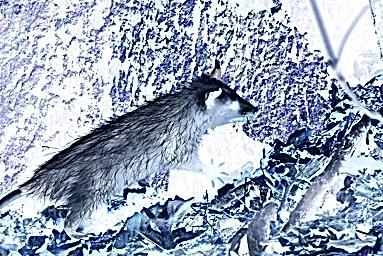
#> input picture Лабораторная3/Image-68-1c19cc.jpg, 383 x 256 px
$ python lab3_task.py
#> lines starting #> are read from the running program, lines starting #| are printed output that depends on the picture; after the words box and inside, x2 and y2 are one past the last pixel; in counts of white or black regions, pixels touching at a corner belong together
# -*- coding: utf-8 -*-
"""
Лабораторная работа 3. Цифровая обработка изображений.
Студент: Лебедев Константин, Группа: 24ВВИм2

Задания:
1. Image-68-1c19cc.jpg - улучшить методами из 2 и 3 лабораторных (инверсия, фильтры).
2. k23_s.jpg - удалить линии, чтобы текст можно было перевести.

"""

import os
import cv2 as cv
import numpy as np
import matplotlib.pyplot as plt

# Определяем директорию скрипта для корректных путей
SCRIPT_DIR = os.path.dirname(os.path.abspath(__file__))

# Настройки графиков
plt.rcParams["figure.figsize"] = [12, 8]
plt.ioff()

def getPSNR(I1, I2):
    s1 = cv.absdiff(I1, I2)
    s1 = np.float32(s1)
    s1 = s1 * s1
    sse = s1.sum()
    if sse <= 1e-10:
        return 0
    else:
        shape = I1.shape
        p = 1
        for i in shape:
            p *= i
        mse = 1.0 * sse / p
        psnr = 10.0 * np.log10((255 * 255) / mse)
        return psnr

def getSSIM(i1, i2):
    C1 = 6.5025
    C2 = 58.5225
    I1 = np.float32(i1)
    I2 = np.float32(i2)
    mu1 = cv.GaussianBlur(I1, (11, 11), 1.5)
    mu2 = cv.GaussianBlur(I2, (11, 11), 1.5)
    mu1_2 = mu1 * mu1
    mu2_2 = mu2 * mu2
    mu1_mu2 = mu1 * mu2
    sigma1_2 = cv.GaussianBlur(I1*I1, (11, 11), 1.5) - mu1_2
    sigma2_2 = cv.GaussianBlur(I2*I2, (11, 11), 1.5) - mu2_2
    sigma12 = cv.GaussianBlur(I1*I2, (11, 11), 1.5) - mu1_mu2
    t1 = 2 * mu1_mu2 + C1
    t2 = 2 * sigma12 + C2
    t3 = t1 * t2
    t1 = mu1_2 + mu2_2 + C1
    t2 = sigma1_2 + sigma2_2 + C2
    t1 = t1 * t2
    ssim_map = cv.divide(t3, t1)
    ssim = cv.mean(ssim_map)[:3]
    return ssim

# ЗАДАНИЕ 1: Улучшение Image-68-1c19cc.jpg

print("=" * 60)
print("ЗАДАНИЕ 1: Улучшение Image-68-1c19cc.jpg")
print("=" * 60)

img1_path = os.path.join(SCRIPT_DIR, 'Image-68-1c19cc.jpg')
img1 = cv.imdecode(np.fromfile(img1_path, dtype=np.uint8), cv.IMREAD_COLOR)
#> img1 is the input picture: shape (256, 383, 3); mean B, G, R 185.9, 167, 155.2
img1_rgb = cv.cvtColor(img1, cv.COLOR_BGR2RGB)

# 1. Инверсия цветов (как в задании - негатив)
inverted = cv.bitwise_not(img1)
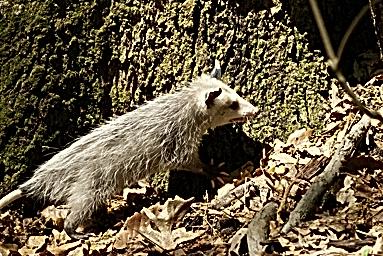
#> inverted: shape (256, 383, 3); mean B, G, R 69.1, 88, 99.8
inverted_rgb = cv.cvtColor(inverted, cv.COLOR_BGR2RGB)

# 2. Переход в оттенки серого
gray = cv.cvtColor(inverted, cv.COLOR_BGR2GRAY)

# 3. Медианный фильтр (из раздела 2.2 примера) - убираем шум
median_5 = cv.medianBlur(gray, 5)
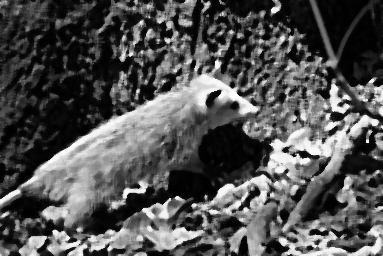
#> median_5: shape (256, 383); min 0, max 253, mean 82

# 4. Повышение резкости (из раздела 3.2 примера)
# Ядро 1: центральное 9, остальные -1
kernel_sharp = np.asarray([[-1, -1, -1],
                           [-1, 9, -1],
                           [-1, -1, -1]])

result1 = cv.filter2D(median_5, -1, kernel_sharp)
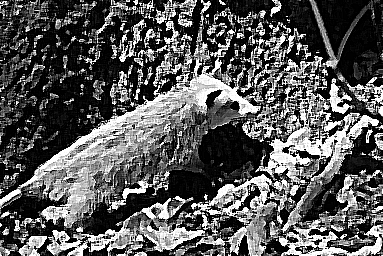
#> result1: shape (256, 383); min 0, max 255, mean 88.4

# Визуализация
plt.figure(figsize=(15, 5))
plt.subplot(1, 4, 1)
plt.imshow(img1_rgb)
plt.title('Оригинал (негатив)')
plt.axis('off')

plt.subplot(1, 4, 2)
plt.imshow(inverted_rgb)
plt.title('После инверсии')
plt.axis('off')

plt.subplot(1, 4, 3)
plt.imshow(median_5, cmap='gray')
plt.title('Медианный фильтр 5x5')
plt.axis('off')

plt.subplot(1, 4, 4)
plt.imshow(result1, cmap='gray')
plt.title('Итог (Медианный + Резкость)')
plt.axis('off')

plt.tight_layout()
plt.savefig(os.path.join(SCRIPT_DIR, 'step_task1.png'), dpi=100)
plt.close()

# Сохраняем результат
res1_path = os.path.join(SCRIPT_DIR, 'Image-68-1c19cc_result.jpg')
cv.imencode('.jpg', result1)[1].tofile(res1_path)
print("Сохранено: Image-68-1c19cc_result.jpg")

# ЗАДАНИЕ 2: Удаление линий с k23_s.jpg
# Метод: Частотная фильтрация (Фурье)

print("\n" + "=" * 60)
print("ЗАДАНИЕ 2: Удаление линий с k23_s.jpg (Метод Фурье)")
print("=" * 60)

img2_path = os.path.join(SCRIPT_DIR, 'k23_s.jpg')
img2 = cv.imdecode(np.fromfile(img2_path, dtype=np.uint8), cv.IMREAD_COLOR)
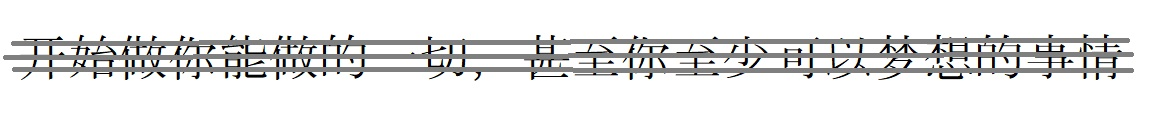
#> input picture Лабораторная3/k23_s.jpg, 1154 x 124 px
#> img2 is the input picture: shape (124, 1154, 3); mean B, G, R 229.8, 230, 229.9
img2_gray = cv.cvtColor(img2, cv.COLOR_BGR2GRAY)

# 1. Прямое преобразование Фурье
dft = np.fft.fft2(img2_gray)
dft_shift = np.fft.fftshift(dft)

# 2. Создаем маску для удаления горизонтальных линий
# Горизонтальные линии = вертикальная полоса в центре спектра Фурье.
# Мы её обнуляем.
rows, cols = img2_gray.shape
#> rows = 124; cols = 1154
crow, ccol = rows // 2, cols // 2
#> crow = 62; ccol = 577
mask = np.ones((rows, cols), np.uint8)
w_band = 4  # Ширина полосы удаления
mask[:, ccol-w_band:ccol+w_band] = 0  # Обнуляем вертикальную полосу в центре

# 3. Применяем маску и обратное преобразование
dft_shift_masked = dft_shift * mask
f_ishift = np.fft.ifftshift(dft_shift_masked)
img_back = np.fft.ifft2(f_ishift)
img_back = np.abs(img_back)

# Нормализуем в диапазон 0-255
result_fourier = np.uint8(np.clip(img_back, 0, 255))

# 4. Бинаризация для улучшения читаемости
_, result2 = cv.threshold(result_fourier, 130, 255, cv.THRESH_BINARY)
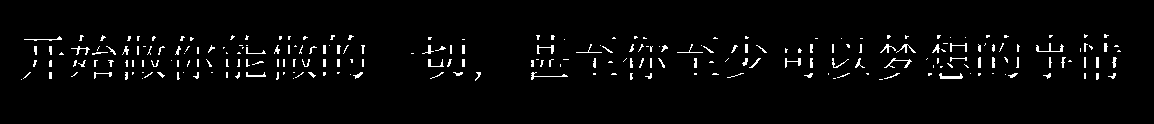
#> result2: shape (124, 1154); 2.9% white in thin lines or dots, all inside (x1, y1, x2, y2) = (21, 34, 1121, 81)
result2 = cv.bitwise_not(result2)  # Инвертируем, чтобы текст был черным

# Визуализация спектра (для отчета)
magnitude_spectrum = 20 * np.log(np.abs(dft_shift) + 1)
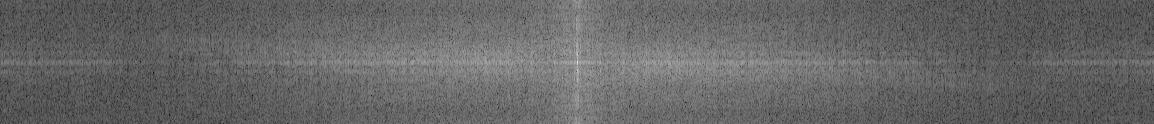
#> magnitude_spectrum: shape (124, 1154) float64; min 52.93, max 346.2, mean 170.3; drawn with min black and max white
magnitude_masked = 20 * np.log(np.abs(dft_shift_masked) + 1)
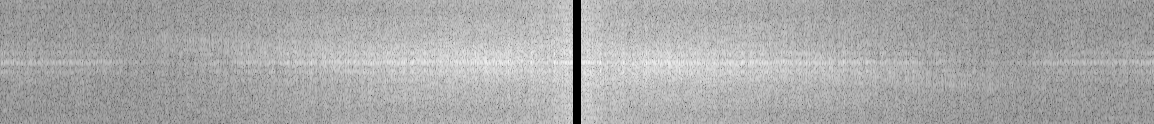
#> magnitude_masked: shape (124, 1154) float64; min 0, max 248.6, mean 168.8

plt.figure(figsize=(15, 5))
plt.subplot(1, 4, 1)
plt.imshow(img2_gray, cmap='gray')
plt.title('Оригинал с линиями')
plt.axis('off')

plt.subplot(1, 4, 2)
plt.imshow(magnitude_spectrum, cmap='gray')
plt.title('Спектр Фурье (есть линии)')
plt.axis('off')

plt.subplot(1, 4, 3)
plt.imshow(magnitude_masked, cmap='gray')
plt.title('Спектр после маски')
plt.axis('off')

plt.subplot(1, 4, 4)
plt.imshow(result2, cmap='gray')
plt.title('Итог (Фурье + Бинаризация)')
plt.axis('off')

plt.tight_layout()
plt.savefig(os.path.join(SCRIPT_DIR, 'step_task2.png'), dpi=100)
plt.close()

res2_path = os.path.join(SCRIPT_DIR, 'k23_s_result.jpg')
res2_enh_path = os.path.join(SCRIPT_DIR, 'k23_s_result_enhanced.jpg')

cv.imencode('.jpg', result2)[1].tofile(res2_path)
cv.imencode('.jpg', result_fourier)[1].tofile(res2_enh_path)

print("Сохранено: k23_s_result.jpg (Читаемый текст)")
print("Сохранено: k23_s_result_enhanced.jpg (Мягкий вариант)")

print("\n" + "=" * 60)
print("Лабораторная работа 3 завершена!")
print("=" * 60)
